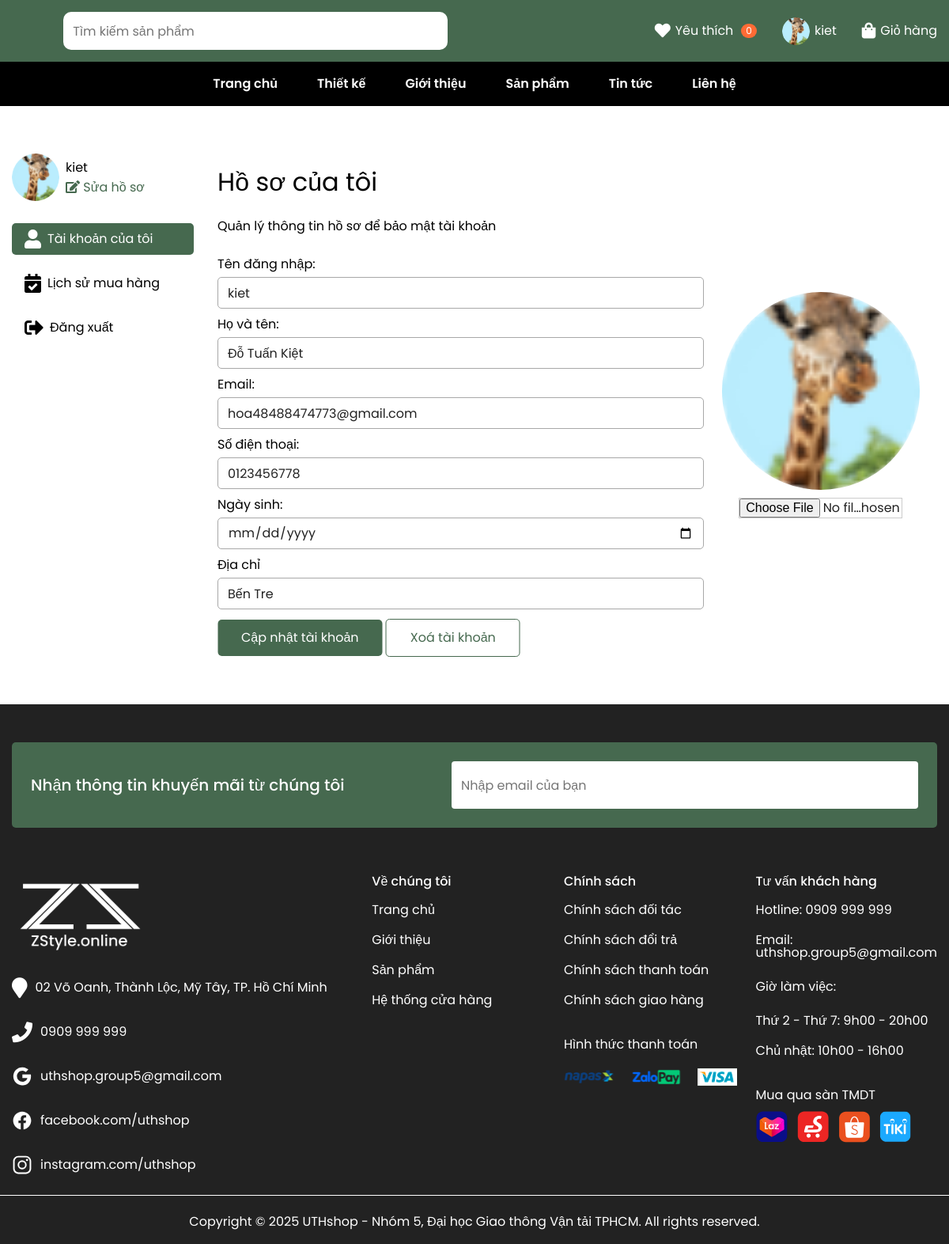
The app's page /index.php?pg=account (signed in) with its own data.
### tables this page shows
CREATE TABLE `users` (
  `id` int(6) NOT NULL,
  `user` varchar(50) NOT NULL,
  `pass` varchar(20) NOT NULL,
  `name` text DEFAULT NULL,
  `email` varchar(50) NOT NULL,
  `sdt` text DEFAULT NULL,
  `gioitinh` tinyint(1) NOT NULL DEFAULT 0,
  `ngaysinh` date DEFAULT NULL,
  `diachi` text DEFAULT NULL,
  `role` tinyint(1) NOT NULL DEFAULT 0,
  `img` varchar(100) DEFAULT NULL,
  `kichhoat` tinyint(1) NOT NULL DEFAULT 0
);

### model/connectdb.php (called while the page is built, shortened)
<?php
function pdo_get_connection(){
   $dburl = "mysql:host=localhost;dbname=zstyle;charset=utf8";
   $username = 'root';
   $password = '';
   $conn = new PDO($dburl, $username, $password);
   $conn->setAttribute(PDO::ATTR_ERRMODE, PDO::ERRMODE_EXCEPTION);
   return $conn;
}
function pdo_execute($sql){
   $sql_args = array_slice(func_get_args(), 1);
   try{
       $conn = pdo_get_connection();
       $stmt = $conn->prepare($sql);
       $stmt->execute($sql_args);
   }
   catch(PDOException $e){
       throw $e;
   }
   finally{
       unset($conn);
   }
}
function pdo_query_one($sql){
   $sql_args = array_slice(func_get_args(), 1);
   try{
       $conn = pdo_get_connection();
       $stmt = $conn->prepare($sql);
       $stmt->execute($sql_args);
       $row = $stmt->fetch(PDO::FETCH_ASSOC);
       return $row;
   }
   catch(PDOException $e){
       throw $e;
   }
   finally{
       unset($conn);
   }
}
?>

### model/wishlist.php (called while the page is built, shortened)
<?php
function wishlist_ensure_table() {
    $sql = "CREATE TABLE IF NOT EXISTS wishlist (
        id INT AUTO_INCREMENT PRIMARY KEY,
        user_id INT NOT NULL,
        product_id INT NOT NULL,
        created_at TIMESTAMP DEFAULT CURRENT_TIMESTAMP,
        FOREIGN KEY (user_id) REFERENCES users(id) ON DELETE CASCADE,
        FOREIGN KEY (product_id) REFERENCES product(id) ON DELETE CASCADE,
        UNIQUE KEY uq_user_product (user_id, product_id)
    )";
    try { pdo_execute($sql); } catch (Exception $e) {  }
}
function wishlist_count($userId) {
    wishlist_ensure_table();
    try {
        $sql = "SELECT COUNT(*) AS cnt FROM wishlist WHERE user_id = ?";
        $row = pdo_query_one($sql, $userId);
        return $row ? intval($row['cnt']) : 0;
    } catch (Exception $e) {
        return 0;
    }
}

### model/user.php (called while the page is built, shortened)
<?php
function getuser($id){
   $sql="SELECT * FROM users WHERE id=?";
   return pdo_query_one($sql, $id);
}
?>

### model/product.php (called while the page is built, shortened)
<?php
   function check_img($img){
      $projectRoot = dirname(__DIR__);
      $urlBase = PATH_IMG;
      if(is_array($img)){
         $html_img='';
         foreach ($img as $item) {
            $filename = str_replace(["\n","\r"],"", $item);
            $fsPath = $projectRoot . DIRECTORY_SEPARATOR . 'upload' . DIRECTORY_SEPARATOR . $filename;
            $url = $urlBase.$filename;
            if(is_file($fsPath)){
               $html_img.= '<img src="'.$url.'">';
            }
         }
         return $html_img;
      }else{
         $filename = str_replace(["\n","\r"],"", $img);
         $fsPath = $projectRoot . DIRECTORY_SEPARATOR . 'upload' . DIRECTORY_SEPARATOR . $filename;
         $url = $urlBase.$filename;
         if(is_file($fsPath)){
            return '<img src="'.$url.'">';
         }else{
            return '';
         }
      }
   }
?>

### view/account.php (the view, shortened to what this page needs)
<form action="index.php?pg=account" method="post" enctype="multipart/form-data">
<section class="account">
  <div class="container">
    <div class="account-main">
      <div class="account-left">
        <div class="account-info">
          <div class="account-avatar">
            <?php
            if(check_img($img)==""){
              $img2='<img src="view/layout/assets/images/avatar.png" alt="" />';
            }else{
              $img2=check_img($img);
            }
            ?>
            <?=$img2?>
          </div>
          <div class="account-body">
            <div class="account-name"><?=$user?></div>
            <div class="account-edit">
              <i class="fa fa-pencil-square-o" aria-hidden="true"></i>
              Sửa hồ sơ
            </div>
          </div>
        </div>
        <ul class="contact-menu account-menu">
          <li class="contact-list account-list" id="myaccount">
            <a href="#" class="contact-link account-link active" data-tab="1">
              <i class="fa fa-user" aria-hidden="true"></i>Tài khoản của tôi</a
            >
          </li>
          <li class="contact-list account-list" id="history">
            <a href="#" class="contact-link account-link" data-tab="2">
              <i class="fa fa-calendar-check-o" aria-hidden="true"></i>Lịch sử mua hàng</a
            >
          </li>
          <li class="contact-list account-list">
            <a href="index.php?pg=logoutuser" class="contact-link account-link">
            <i class="fas fa-sign-out-alt"></i>Đăng xuất</a
            >
          </li>
        </ul>
      </div>
      <div class="account-right active tab-content" data-tab="1">
        <div class="account-box">
          <h2>Hồ sơ của tôi</h2>
          <p>Quản lý thông tin hồ sơ để bảo mật tài khoản</p>
          <div class="account-group">
            <label for="">Tên đăng nhập:</label> <br />
            <input name="user" type="text" value="<?=$user?>" />
          </div>
          <div class="account-group">
            <label for="">Họ và tên:</label> <br />
            <input name="name" type="text" value="<?=$name?>" />
          </div>
          <div class="account-group">
            <label for="">Email:</label> <br />
            <input name="email" type="text" value="<?=$email?>" />
          </div>
          <div class="account-group">
            <label for="">Số điện thoại:</label> <br />
            <input  name="sdt" type="text" value="<?=$sdt?>" />
          </div>
          <div class="account-group">
            <label for="">Ngày sinh:</label> <br />
            <input name="ngaysinh" type="date" value="<?=$ngaysinh?>" />
          </div>
          <div class="account-group">
            <label for="">Địa chỉ</label> <br />
            <input name="diachi" type="text" value="<?=$diachi?>" />
          </div>
          <div class="product-btn account-btn">
            <button name="update_account" class="button-primary">Cập nhật tài khoản</button>
            <button name="del_account" class="button-primary button-del">Xoá tài khoản</button>
          </div>
          </div>
        <div class="account-right-image">
          <div class="account-right-avatar">
            <?php
              if(check_img($img)==""){
                $img='<img id="img-preview" src="view/layout/assets/images/avatar.png" alt="" />';
              }else{
                $img=substr_replace(check_img($img), ' id="img-preview" ', 5, 0);
              }
            ?>
            <?=$img?>
            <input name="img" id="file-input" type="file" accept="image/*"/>
          </div>
        </div>
      </div>
    </div>
  </div>
</section>
</form>

### view/header.php (shortened to what this page needs)
<!DOCTYPE html>
<html lang="en">
  <head>
    <link
      rel="stylesheet"
      type="text/css"
      href="https://cdn.jsdelivr.net/npm/slick-carousel@1.8.1/slick/slick.css"
      onerror="console.warn('Slick CSS failed to load')" />
    <link rel="stylesheet" href="view/layout/assets/css/style.css" />
    <link rel="stylesheet" href="view/layout/assets/css/responsive.css" />
    <link
      rel="stylesheet"
      href="https://cdnjs.cloudflare.com/ajax/libs/font-awesome/4.7.0/css/font-awesome.min.css"
 />
      <link
      rel="stylesheet"
      href="https://cdnjs.cloudflare.com/ajax/libs/font-awesome/4.7.0/css/font-awesome.min.css"
 />
    <link rel="stylesheet" href="https://use.fontawesome.com/releases/v5.15.4/css/all.css"
 />
    <link
      rel="stylesheet"
      type="text/css"
      href="https://cdn.jsdelivr.net/npm/slick-carousel@1.8.1/slick/slick.css" />
  </head>
  <body>
    <div class="app">
      <header class="header">
        <div class="container">
          <div class="header-main">
            <div class="header-form">
              <div class="header-input">
                <form action="index.php?pg=product" method="post">
                <input name="search" type="text" placeholder="Tìm kiếm sản phẩm" />
                <div class="header-input-icon">
                  <button name="btn_search"><i class="fa fa-search" aria-hidden="true"></i></button>
                </div>
                </form>
              </div>
            </div>
            <div class="header-auth">
              <div class="header-auth__item wishlist-header">
                <i class="fa fa-heart" aria-hidden="true"></i>
                <a href="index.php?pg=wishlist" class="header-link">Yêu thích</a>
                <span class="wishlist-count" aria-label="Số lượng yêu thích">
                  <?php
                    $wlCount = 0;
                    if (isset($_SESSION['loginuser']) && isset($_SESSION['iduser']) && isset($_SESSION['role']) && $_SESSION['role']==0) {
                      $wlCount = wishlist_count($_SESSION['iduser']);
                    }
                    echo (int)$wlCount;
                  ?>
                </span>
              </div>
              <div class="header-auth__item">
              <?php
                $link_taikhoan='';
                $tentaikhoan='Tài khoản';
                  if(isset($_SESSION['loginuser']) && isset($_SESSION['iduser']) && isset($_SESSION['role']) && $_SESSION['role']==0){
                    $taikhoan=getuser($_SESSION['iduser']);
                    $tentaikhoan=$taikhoan['user'];
                    $img=$taikhoan['img'];
                    if(check_img($img)==''){
                      $img='<img src="view/layout/assets/images/avatar.png" alt="" />';
                    }else{
                      $img=check_img($img);
                    }
                    $link_taikhoan='index.php?pg=account';
                  }else{
                    $img='<i class="fa fa-user-circle" aria-hidden="true"></i>';
                    $link_taikhoan='index.php?pg=login';
                  }
                ?>
                <?=$img?>
                <a href="<?=$link_taikhoan?>" class="header-link"><?=$tentaikhoan?></a>
              </div>
              <div class="header-auth__item">
                <i class="fa fa-shopping-bag" aria-hidden="true"></i>
                <a href="index.php?pg=cart" class="header-link">Giỏ hàng</a>
              </div>
            </div>
          </div>
        </div>
      </header>
      <section class="header-bottom">
        <div class="container">
          <div class="header-bottom__main">
            <ul class="header-menu">
              <li class="header-menu-item">
                <a href="index.php" class="header-menu-link">Trang chủ</a>
              </li>
              <li class="header-menu-item">
                <a href="index.php?pg=design" class="header-menu-link">Thiết kế</a>
              </li>
              <li class="header-menu-item">
                <a href="index.php?pg=about" class="header-menu-link">Giới thiệu</a>
              </li>
              <li class="header-menu-item">
                <a href="index.php?pg=product" class="header-menu-link">Sản phẩm</a>
              </li>
              <li class="header-menu-item">
                <a href="index.php?pg=news" class="header-menu-link">Tin tức</a>
              </li>
              <li class="header-menu-item">
                <a href="index.php?pg=contact" class="header-menu-link">Liên hệ</a>
              </li>
            </ul>
          </div>
        </div>
      </section>

### records on screen
users: user "kiet", name "Đỗ Tuấn Kiệt", email "hoa48488474773@gmail.com", sdt "0123456778", diachi "Bến Tre"

### other values on screen
$wlCount "0"
